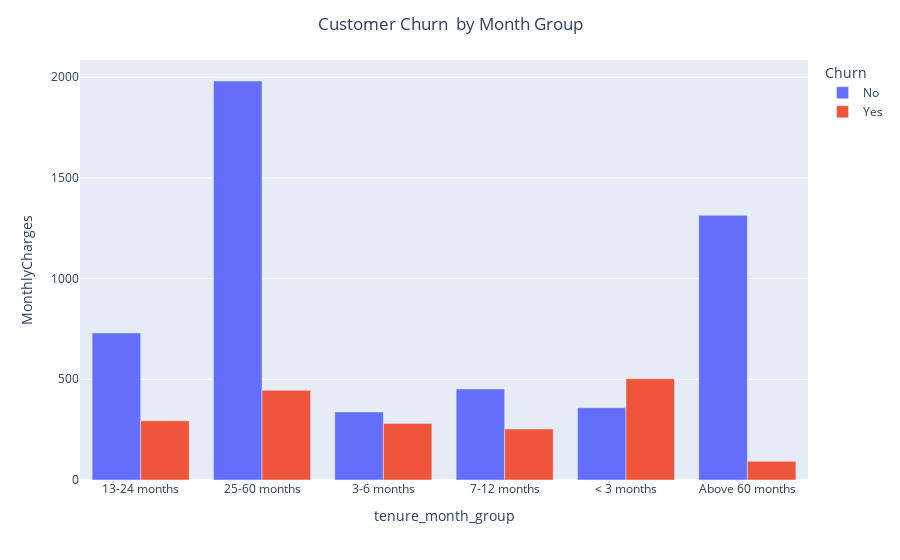

This figure's notebook cell:
### Code cell
df_months=df.groupby(by =['tenure_month_group','Churn'])['MonthlyCharges'].count().to_frame().reset_index()



fig = px.bar(df_months, x='tenure_month_group', y='MonthlyCharges',color="Churn",barmode="group",
             
             )
fig.update_layout(title_text='Customer Churn  by Month Group',title_x=0.5)
fig.show()

### Figure 1 — Plotly figure (JSON) as saved in the notebook; plotly's stock layout.template omitted (floating-point values rounded to 4 significant figures)
{"data": [{"alignmentgroup": "True", "hovertemplate": "Churn=No<br>tenure_month_group=%{x}<br>MonthlyCharges=%{y}<extra></extra>", "legendgroup": "No", "marker": {"color": "#636efa", "pattern": {"shape": ""}}, "name": "No", "offsetgroup": "No", "orientation": "v", "showlegend": true, "textposition": "auto", "type": "bar", "x": ["13-24 months", "25-60 months", "3-6 months", "7-12 months", "< 3 months", "Above 60 months"], "xaxis": "x", "y": [730, 1981, 338, 452, 359, 1314], "yaxis": "y"}, {"alignmentgroup": "True", "hovertemplate": "Churn=Yes<br>tenure_month_group=%{x}<br>MonthlyCharges=%{y}<extra></extra>", "legendgroup": "Yes", "marker": {"color": "#EF553B", "pattern": {"shape": ""}}, "name": "Yes", "offsetgroup": "Yes", "orientation": "v", "showlegend": true, "textposition": "auto", "type": "bar", "x": ["13-24 months", "25-60 months", "3-6 months", "7-12 months", "< 3 months", "Above 60 months"], "xaxis": "x", "y": [294, 445, 281, 253, 503, 93], "yaxis": "y"}], "layout": {"barmode": "group", "legend": {"title": {"text": "Churn"}, "tracegroupgap": 0}, "margin": {"t": 60}, "title": {"text": "Customer Churn  by Month Group", "x": 0.5}, "xaxis": {"anchor": "y", "domain": [0, 1], "title": {"text": "tenure_month_group"}}, "yaxis": {"anchor": "x", "domain": [0, 1], "title": {"text": "MonthlyCharges"}}}}
